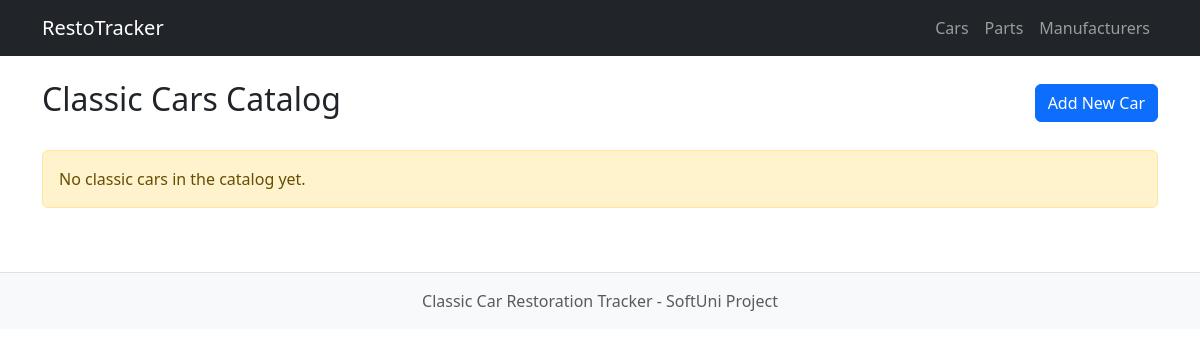
Page /vehicles/ on the earlier database version.
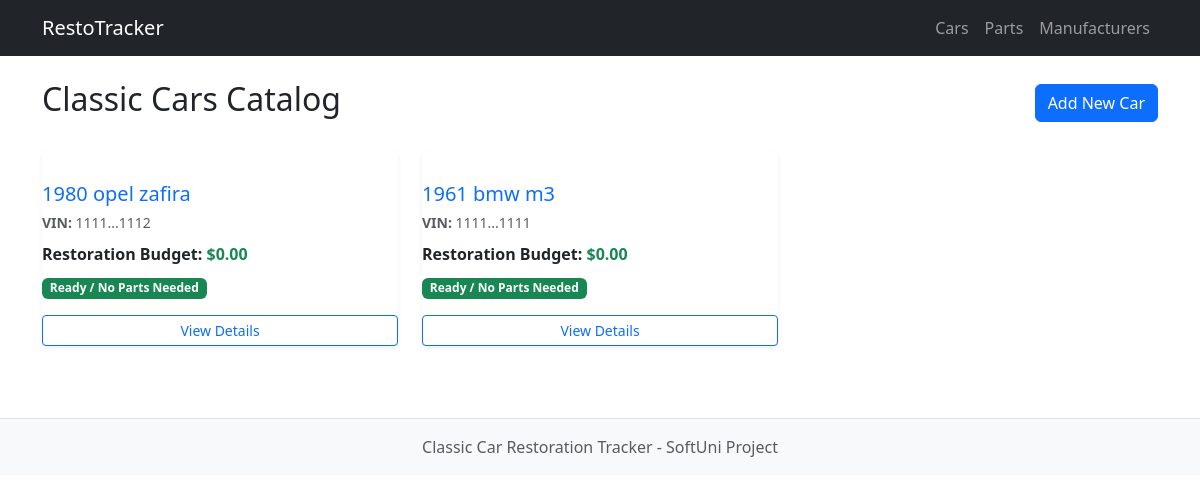
Same page on the later database version.
### vehicles/models.py (models this page shows, shortened)
class ClassicCar(models.Model):
    model_name = models.CharField(
        max_length=100,
    )
    manufacture_year = models.PositiveIntegerField(
        validators=[
            MinValueValidator(1886, message='Manufacture year must be 1886 or later (invention of the automobile)'),
            MaxValueValidator(1990, message='A classic car must have been manufactured in 1990 or earlier.')
        ],
        help_text='Year must be between 1886 and 1990.'
    )
    vin = models.CharField(
        max_length=17,
        unique=True,
        validators=[
            RegexValidator(
                regex=r'^[A-HJ-NPR-Z0-9]{17}$',
                message='VIN must be exactly 17 alphanumerical characters (standard VIN excludes letters I, O and Q).'
            )
        ],
        error_messages={
            'unique': 'A vehicle with that VIN already exists.'
        },
        help_text='17-character unique Vehicle Identification Number (VIN).'
    )
    manufacturer = models.ForeignKey(
        to=Manufacturer,
        on_delete=models.CASCADE,
        related_name='cars',
    )
    required_parts = models.ManyToManyField(
        to=RestorationPart,
        related_name='cars',
        blank=True,
    )
    class Meta:
        ordering = ['-manufacture_year', 'model_name']
        verbose_name = 'Classic Car'
        verbose_name_plural = 'Classic Cars'

### vehicles/views.py (the view)
# urls.py: path('', ClassicCarListView.as_view(), name='car-list'),
class ClassicCarListView(ListView):
    model = ClassicCar
    template_name = 'vehicles/car_list.html'
    context_object_name = 'cars'

### vehicles/templatetags/vehicle_tags.py (called while the page is built)
@register.filter(name='total_parts_cost')
def total_parts_cost(car):
    if not car:
        return '$0.00'
    total = sum(part.price for part in car.required_parts.all())
    return f"${total:,.2f}"

@register.filter(name='mask_vin')
def mask_vin(vin):
    if not vin or len(vin) < 10:
        return vin
    return f"{vin[:4]}...{vin[-4:]}"

@register.simple_tag
def restoration_status_badge(car):
    count = car.required_parts.count()
    if count == 0:
        return '<span class="badge bg-success">Ready / No Parts Needed</span>'
    elif count <= 2:
        return f'<span class="badge bg-info text-dark">Minor Restoration ({count} parts)</span>'
    else:
        return f'<span class="badge bg-warning text-dark">Major Restoration ({count} parts)</span>'

### templates/vehicles/car_list.html
{% extends 'base.html' %}
{% load vehicle_tags  %}
{% block content %}
<div class="d-flex justify-content-between align-items-center mb-4">
    <h2>Classic Cars Catalog</h2>
    <a href="{% url 'vehicles:car-create' %}" class="btn btn-primary">Add New Car</a>
</div>
    <div class="row">
    {% for car in cars %}
        {% include 'vehicles/partials/_car_card.html' with car=car %}
    {% empty %}
        <div class="col-12">
            <div class="alert alert-warning">No classic cars in the catalog yet.</div>
        </div>
    {% endfor %}
    </div>
{% endblock %}

### templates/vehicles/partials/_car_card.html
{% load vehicle_tags %}
<div class="col-md-4 mb-4">
    <div class="card h-100 shadow-sm border-0">
        <div class="card-body d-flex flex-column"></div>
            <h5 class="card-titile text-primary mb-1">
                {{ car.manufacture_year }} {{ car.manufacture.name }} {{ car.model_name }}
            </h5>
        <p class="card-text text-muted mb-2">
            <small><strong>VIN:</strong> {{ car.vin|mask_vin }}</small>
        </p>
        <p class="card-text mb-2">
            <strong>Restoration Budget:</strong>
            <span class="text-success fw-bold">{{ car|total_parts_cost }}</span>
        </p>
        <div class="mb-3">
            {% restoration_status_badge car as badge %}
            {{ badge|safe }}
        </div>
        <div class="mt-auto">
            <a href="{% url 'vehicles:car-detail' car.pk %}" class="btn btn-outline-primary btn-sm w-100">View Details</a>
        </div>
    </div>
</div>

Differences in the rows shown:
added ClassicCar: manufacture_year "1980", model_name "opel zafira", vin|mask_vin "1111...1112", id "$0.00", badge "Ready / No Parts Needed"
added ClassicCar: manufacture_year "1961", model_name "bmw m3", vin|mask_vin "1111...1111", id "$0.00", badge "Ready / No Parts Needed"
Other differences:
text no longer shown: "No classic cars in the catalog yet."
